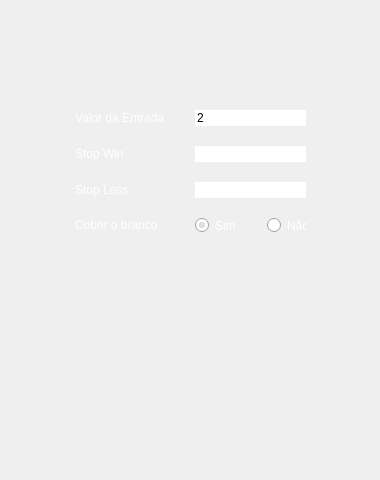
<?xml version="1.0" encoding="UTF-8"?>
<ui version="4.0">
 <class>JanelaEstrategias</class>
 <widget class="QMainWindow" name="JanelaEstrategias">
  <property name="geometry">
   <rect>
    <x>0</x>
    <y>0</y>
    <width>380</width>
    <height>480</height>
   </rect>
  </property>
  <property name="sizePolicy">
   <sizepolicy hsizetype="Fixed" vsizetype="Fixed">
    <horstretch>0</horstretch>
    <verstretch>0</verstretch>
   </sizepolicy>
  </property>
  <property name="maximumSize">
   <size>
    <width>380</width>
    <height>480</height>
   </size>
  </property>
  <property name="windowTitle">
   <string>Fortuno Blaze</string>
  </property>
  <property name="styleSheet">
   <string notr="true">QScrollBar:vertical {
                               border: none;
                               background-color: #FFFFFF;
                               width: 10px;    
                               margin: 0px 0px 0px 0px;
                           }
                           QScrollBar::handle:vertical {
                               background-color: #725509; 
                               min-height: 20px;
                           }
                           QScrollBar::add-line:vertical {
                               border: none;
                               background: none;
                           }
                           QScrollBar::sub-line:vertical {
                               border: none;
                               background: none;
                          }
</string>
  </property>
  <widget class="QWidget" name="centralwidget">
   <property name="maximumSize">
    <size>
     <width>380</width>
     <height>480</height>
    </size>
   </property>
   <widget class="QGroupBox" name="groupMaoFixaBox">
    <property name="geometry">
     <rect>
      <x>65</x>
      <y>110</y>
      <width>261</width>
      <height>151</height>
     </rect>
    </property>
    <property name="styleSheet">
     <string notr="true">border-radius: 0px;</string>
    </property>
    <property name="title">
     <string/>
    </property>
    <widget class="QWidget" name="formLayoutWidget">
     <property name="geometry">
      <rect>
       <x>0</x>
       <y>0</y>
       <width>241</width>
       <height>191</height>
      </rect>
     </property>
     <layout class="QFormLayout" name="formMaoFixaLayout">
      <property name="horizontalSpacing">
       <number>30</number>
      </property>
      <property name="verticalSpacing">
       <number>20</number>
      </property>
      <property name="leftMargin">
       <number>10</number>
      </property>
      <item row="1" column="0">
       <widget class="QLabel" name="valorEntradaMaoFixaText">
        <property name="styleSheet">
         <string notr="true">color: white;</string>
        </property>
        <property name="text">
         <string>Valor da Entrada</string>
        </property>
       </widget>
      </item>
      <item row="1" column="1">
       <widget class="QLineEdit" name="valorEntradaMaoFixaInput">
        <property name="text">
         <string>2</string>
        </property>
       </widget>
      </item>
      <item row="2" column="0">
       <widget class="QLabel" name="stopWinText">
        <property name="styleSheet">
         <string notr="true">color: white;</string>
        </property>
        <property name="text">
         <string>Stop Win</string>
        </property>
       </widget>
      </item>
      <item row="2" column="1">
       <widget class="QLineEdit" name="stopWinInput">
        <property name="text">
         <string/>
        </property>
       </widget>
      </item>
      <item row="3" column="0">
       <widget class="QLabel" name="stopLossText">
        <property name="styleSheet">
         <string notr="true">color: white;</string>
        </property>
        <property name="text">
         <string>Stop Loss</string>
        </property>
       </widget>
      </item>
      <item row="3" column="1">
       <widget class="QLineEdit" name="stopLossInput">
        <property name="text">
         <string/>
        </property>
       </widget>
      </item>
      <item row="4" column="1">
       <widget class="QGroupBox" name="groupCobrirBrancoBox">
        <property name="title">
         <string/>
        </property>
        <widget class="QWidget" name="horizontalLayoutWidget">
         <property name="geometry">
          <rect>
           <x>0</x>
           <y>0</y>
           <width>137</width>
           <height>15</height>
          </rect>
         </property>
         <layout class="QHBoxLayout" name="cobrirBrancoLayout">
          <item>
           <widget class="QRadioButton" name="cobrirBrancoSimRadio">
            <property name="styleSheet">
             <string notr="true">color: white;</string>
            </property>
            <property name="text">
             <string>Sim</string>
            </property>
            <property name="checked">
             <bool>true</bool>
            </property>
           </widget>
          </item>
          <item>
           <widget class="QRadioButton" name="cobrirBrancoNaoRadio">
            <property name="styleSheet">
             <string notr="true">color: white;</string>
            </property>
            <property name="text">
             <string>Não</string>
            </property>
           </widget>
          </item>
         </layout>
        </widget>
       </widget>
      </item>
      <item row="4" column="0">
       <widget class="QLabel" name="cobrirBrancoText">
        <property name="styleSheet">
         <string notr="true">color: white;</string>
        </property>
        <property name="text">
         <string>Cobrir o branco</string>
        </property>
       </widget>
      </item>
     </layout>
    </widget>
   </widget>
   <widget class="QLabel" name="BackgroundApp">
    <property name="geometry">
     <rect>
      <x>0</x>
      <y>0</y>
      <width>380</width>
      <height>480</height>
     </rect>
    </property>
    <property name="minimumSize">
     <size>
      <width>380</width>
      <height>480</height>
     </size>
    </property>
    <property name="text">
     <string/>
    </property>
    <property name="pixmap">
     <pixmap>../assets/gerenciamento/BackgroundApp (1).svg</pixmap>
    </property>
   </widget>
   <zorder>BackgroundApp</zorder>
   <zorder>groupMaoFixaBox</zorder>
  </widget>
 </widget>
 <resources/>
 <connections/>
</ui>
